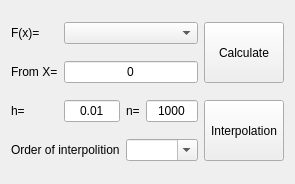
<?xml version="1.0" encoding="UTF-8"?>
<ui version="4.0">
 <class>MainWindow</class>
 <widget class="QMainWindow" name="MainWindow">
  <property name="geometry">
   <rect>
    <x>0</x>
    <y>0</y>
    <width>279</width>
    <height>184</height>
   </rect>
  </property>
  <property name="windowTitle">
   <string>MainWindow</string>
  </property>
  <widget class="QWidget" name="centralWidget">
   <layout class="QGridLayout" name="gridLayout_2">
    <item row="0" column="0">
     <widget class="QLabel" name="label_5">
      <property name="text">
       <string>F(x)=</string>
      </property>
     </widget>
    </item>
    <item row="0" column="1" colspan="3">
     <widget class="QComboBox" name="comboBoxFunctions"/>
    </item>
    <item row="0" column="4" rowspan="2">
     <widget class="QPushButton" name="ButtonCalculate">
      <property name="sizePolicy">
       <sizepolicy hsizetype="Minimum" vsizetype="Minimum">
        <horstretch>0</horstretch>
        <verstretch>0</verstretch>
       </sizepolicy>
      </property>
      <property name="text">
       <string>Calculate</string>
      </property>
     </widget>
    </item>
    <item row="1" column="0">
     <widget class="QLabel" name="label">
      <property name="text">
       <string>From X=</string>
      </property>
     </widget>
    </item>
    <item row="1" column="1" colspan="3">
     <widget class="QLineEdit" name="lineEditX">
      <property name="text">
       <string>0</string>
      </property>
      <property name="alignment">
       <set>Qt::AlignCenter</set>
      </property>
     </widget>
    </item>
    <item row="2" column="0">
     <widget class="QLabel" name="label_2">
      <property name="sizePolicy">
       <sizepolicy hsizetype="Preferred" vsizetype="Preferred">
        <horstretch>0</horstretch>
        <verstretch>0</verstretch>
       </sizepolicy>
      </property>
      <property name="text">
       <string>h=</string>
      </property>
     </widget>
    </item>
    <item row="2" column="1">
     <widget class="QLineEdit" name="lineEditH">
      <property name="sizePolicy">
       <sizepolicy hsizetype="Preferred" vsizetype="Fixed">
        <horstretch>0</horstretch>
        <verstretch>0</verstretch>
       </sizepolicy>
      </property>
      <property name="text">
       <string>0.01</string>
      </property>
      <property name="alignment">
       <set>Qt::AlignCenter</set>
      </property>
     </widget>
    </item>
    <item row="2" column="2">
     <widget class="QLabel" name="label_3">
      <property name="text">
       <string>n=</string>
      </property>
     </widget>
    </item>
    <item row="2" column="3">
     <widget class="QLineEdit" name="lineEditN">
      <property name="text">
       <string>1000</string>
      </property>
      <property name="alignment">
       <set>Qt::AlignCenter</set>
      </property>
     </widget>
    </item>
    <item row="2" column="4" rowspan="2">
     <widget class="QPushButton" name="ButtonInterpol">
      <property name="sizePolicy">
       <sizepolicy hsizetype="Minimum" vsizetype="Minimum">
        <horstretch>0</horstretch>
        <verstretch>0</verstretch>
       </sizepolicy>
      </property>
      <property name="text">
       <string>Interpolation</string>
      </property>
     </widget>
    </item>
    <item row="3" column="0" colspan="2">
     <widget class="QLabel" name="label_4">
      <property name="text">
       <string>Order of interpolition</string>
      </property>
     </widget>
    </item>
    <item row="3" column="2" colspan="2">
     <widget class="QComboBox" name="comboBoxOrder">
      <property name="editable">
       <bool>true</bool>
      </property>
     </widget>
    </item>
   </layout>
  </widget>
 </widget>
 <layoutdefault spacing="6" margin="11"/>
 <resources/>
 <connections/>
</ui>
